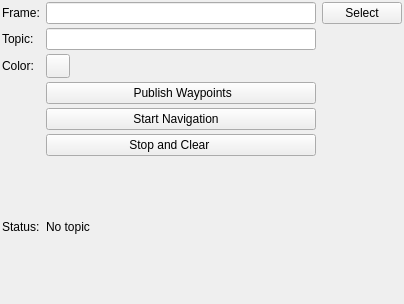
<?xml version="1.0" encoding="UTF-8"?>
<ui version="4.0">
 <class>draw_waypoints_config</class>
 <widget class="QWidget" name="draw_waypoints_config">
  <property name="geometry">
   <rect>
    <x>0</x>
    <y>0</y>
    <width>404</width>
    <height>304</height>
   </rect>
  </property>
  <property name="windowTitle">
   <string>Form</string>
  </property>
  <property name="styleSheet">
   <string notr="true"/>
  </property>
  <layout class="QGridLayout" name="gridLayout">
   <property name="leftMargin">
    <number>2</number>
   </property>
   <property name="topMargin">
    <number>2</number>
   </property>
   <property name="rightMargin">
    <number>2</number>
   </property>
   <property name="bottomMargin">
    <number>10</number>
   </property>
   <property name="verticalSpacing">
    <number>4</number>
   </property>
   <item row="0" column="0">
    <widget class="QLabel" name="label">
     <property name="text">
      <string>Frame:</string>
     </property>
    </widget>
   </item>
   <item row="0" column="1">
    <widget class="QLineEdit" name="frame"/>
   </item>
   <item row="0" column="2">
    <widget class="QPushButton" name="selectframe">
     <property name="text">
      <string>Select</string>
     </property>
    </widget>
   </item>
   <item row="1" column="0">
    <widget class="QLabel" name="label_4">
     <property name="font">
      <font/>
     </property>
     <property name="text">
      <string>Topic:</string>
     </property>
    </widget>
   </item>
   <item row="1" column="1">
    <widget class="QLineEdit" name="topic"/>
   </item>
   <item row="2" column="0">
    <widget class="QLabel" name="label_3">
     <property name="font">
      <font/>
     </property>
     <property name="text">
      <string>Color:</string>
     </property>
    </widget>
   </item>
   <item row="2" column="1">
    <widget class="mapviz::ColorButton" name="color">
     <property name="maximumSize">
      <size>
       <width>24</width>
       <height>24</height>
      </size>
     </property>
     <property name="autoFillBackground">
      <bool>false</bool>
     </property>
     <property name="styleSheet">
      <string notr="true"/>
     </property>
     <property name="text">
      <string/>
     </property>
    </widget>
   </item>
   <item row="4" column="1">
    <widget class="QPushButton" name="publish">
     <property name="text">
      <string> Publish Waypoints</string>
     </property>
     <property name="icon">
      <iconset resource="../../mapviz/src/resources/icons.qrc">
        <normaloff>:/images/send_arrow.png</normaloff>:/images/send_arrow.png</iconset>
     </property>
    </widget>
   </item>
   <item row="5" column="1">
    <widget class="QPushButton" name="start">
     <property name="text">
      <string> Start Navigation    </string>
     </property>
     <property name="icon">
      <iconset resource="../../mapviz/src/resources/icons.qrc">
        <normaloff>:/images/start_arrow.png</normaloff>:/images/start_arrow.png</iconset>
     </property>
    </widget>
   </item>
   <item row="6" column="1">
    <widget class="QPushButton" name="clear">
     <property name="text">
      <string> Stop and Clear        </string>
     </property>
     <property name="icon">
      <iconset resource="../../mapviz/src/resources/icons.qrc">
       <normaloff>:/images/remove-icon-th.png</normaloff>:/images/remove-icon-th.png</iconset>
     </property>
    </widget>
   </item>
   <item row="11" column="0">
    <widget class="QLabel" name="label_2">
     <property name="font">
      <font/>
     </property>
     <property name="text">
      <string>Status:</string>
     </property>
    </widget>
   </item>
   <item row="11" column="1" colspan="2">
    <widget class="QLabel" name="status">
     <property name="font">
      <font/>
     </property>
     <property name="styleSheet">
      <string notr="true"/>
     </property>
     <property name="text">
      <string>No topic</string>
     </property>
     <property name="wordWrap">
      <bool>true</bool>
     </property>
    </widget>
   </item>
</layout>
 </widget>
 <customwidgets>
  <customwidget>
   <class>mapviz::ColorButton</class>
   <extends>QPushButton</extends>
   <header location="global">mapviz/color_button.h</header>
  </customwidget>
 </customwidgets>
 <resources/>
 <connections/>
 <slots>
  <slot>SelectColor()</slot>
  <slot>SelectTopic()</slot>
  <slot>TopicEdited()</slot>
  <slot>PositionToleranceChanged(double)</slot>
  <slot>AngleToleranceChanged(double)</slot>
 </slots>
</ui>
